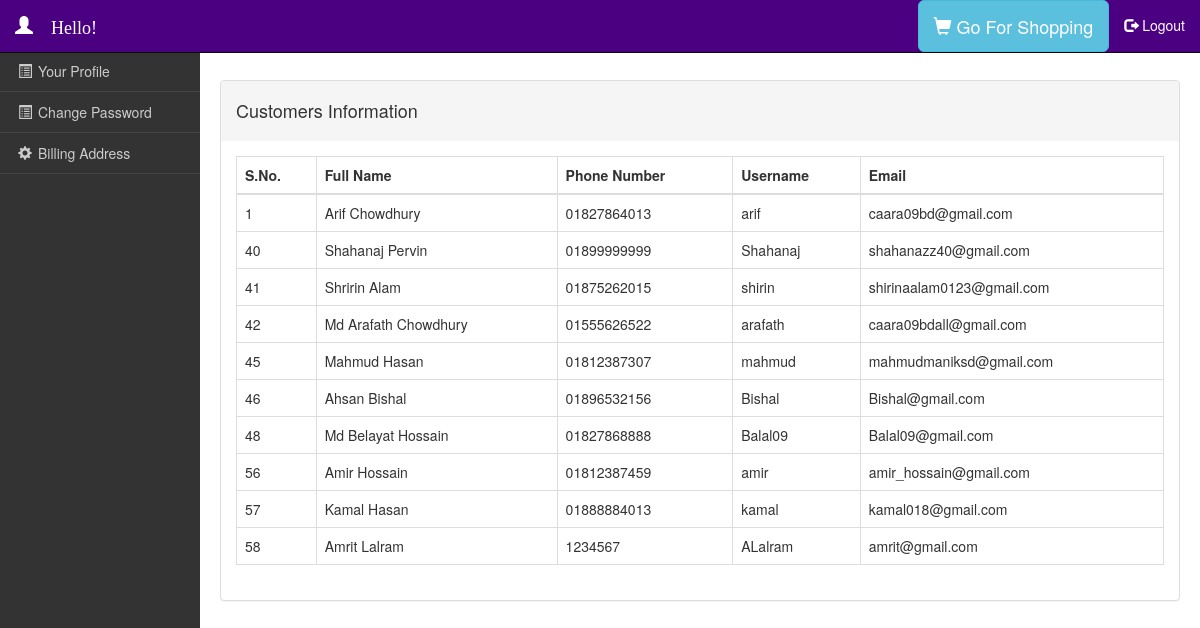
Page /user/customers_details.php on the committed database.
### tables this page shows
CREATE TABLE `user` (
  `u_id` int(11) NOT NULL,
  `username` varchar(150) NOT NULL,
  `email` varchar(50) NOT NULL,
  `password` varchar(25) NOT NULL,
  `f_name` varchar(30) NOT NULL,
  `l_name` varchar(30) NOT NULL,
  `phone` varchar(30) NOT NULL
);

### user/customers_details.php (the view, shortened to what this page needs)
<?php include("database.php");?>
<!DOCTYPE html>
<html lang="en" >
<head>
  <link rel='stylesheet' href='https://maxcdn.bootstrapcdn.com/bootstrap/3.3.6/css/bootstrap.min.css'>
      <link rel="stylesheet" href="css/style.css">
</head>
<body>
<?php include("include/top_navbar.php")?>
<?php include("include/sidebar.php")?>
<div class="main-content">
<div class="panel-group">
    <div class="panel panel-default">
      <div class="panel-heading"> <h4>   Customers Information  <h4/> </div>
      <div class="panel-body">
           <div class="table-responsive">
            <table class="table table-hover table-bordered">
              <thead>
                <tr>
                  <th>S.No.</th>
                  <th>Full Name</th>
                  <th>Phone Number</th>
                  <th>Username</th>
                  <th>Email</th>
                </tr>
              </thead>
    <tbody>
    <?php
    $query1 = mysqli_query($conn, "SELECT * FROM `user` order by u_id asc");
    while ($row1 = mysqli_fetch_assoc($query1)) {
        ?>
        <tr class="item">
            <td class=" "><?php echo $row1['u_id']; ?></td>
            <td class=" "><?php echo $row1['f_name']." ".$row1['l_name'] ; ?></td>
            <td class=" "><?php echo $row1['phone']; ?></td>
            <td class=" "><?php echo $row1['username']; ?></td>
            <td class=" "><?php echo $row1['email']; ?></td>
        </tr>
        <?php $i++;
    } ?>
    </tbody>
            </table>
            </div>
      </div>
    </div>
</div>
</body>
</html>

### user/css/style.css (style rules this page uses)
.main-content { margin-top: 60px; margin-left: 200px; padding: 20px; }

### rows in the picture
user: u_id "1", f_name "Arif", l_name "Chowdhury", phone "01827864013", username "arif", email "caara09bd@gmail.com"
user: u_id "40", f_name "Shahanaj", l_name "Pervin", phone "01899999999", username "Shahanaj", email "shahanazz40@gmail.com"
user: u_id "41", f_name "Shririn", l_name "Alam", phone "01875262015", username "shirin", email "shirinaalam0123@gmail.com"
user: u_id "42", f_name "Md Arafath", l_name "Chowdhury", phone "01555626522", username "arafath", email "caara09bdall@gmail.com"
user: u_id "45", f_name "Mahmud", l_name "Hasan", phone "01812387307", username "mahmud", email "mahmudmaniksd@gmail.com"
user: u_id "46", f_name "Ahsan", l_name "Bishal", phone "01896532156", username "Bishal", email "Bishal@gmail.com"
user: u_id "48", f_name "Md Belayat", l_name "Hossain", phone "01827868888", username "Balal09", email "Balal09@gmail.com"
user: u_id "56", f_name "Amir", l_name "Hossain", phone "01812387459", username "amir", email "amir_hossain@gmail.com"
user: u_id "57", f_name "Kamal", l_name "Hasan", phone "01888884013", username "kamal", email "kamal018@gmail.com"
user: u_id "58", f_name "Amrit", l_name "Lalram", phone "1234567", username "ALalram", email "amrit@gmail.com"
